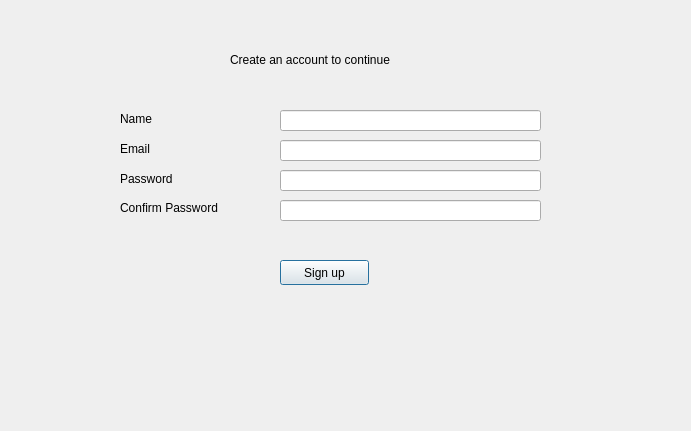
<?xml version="1.0" encoding="UTF-8"?>
<ui version="4.0">
 <class>signup</class>
 <widget class="QDialog" name="signup">
  <property name="geometry">
   <rect>
    <x>0</x>
    <y>0</y>
    <width>691</width>
    <height>431</height>
   </rect>
  </property>
  <property name="windowTitle">
   <string>Dialog</string>
  </property>
  <widget class="QLineEdit" name="lineEdit_3">
   <property name="geometry">
    <rect>
     <x>280</x>
     <y>170</y>
     <width>261</width>
     <height>21</height>
    </rect>
   </property>
  </widget>
  <widget class="QLabel" name="label">
   <property name="geometry">
    <rect>
     <x>120</x>
     <y>110</y>
     <width>67</width>
     <height>17</height>
    </rect>
   </property>
   <property name="text">
    <string>Name</string>
   </property>
  </widget>
  <widget class="QLineEdit" name="lineEdit">
   <property name="geometry">
    <rect>
     <x>280</x>
     <y>110</y>
     <width>261</width>
     <height>21</height>
    </rect>
   </property>
  </widget>
  <widget class="QLineEdit" name="lineEdit_4">
   <property name="geometry">
    <rect>
     <x>280</x>
     <y>200</y>
     <width>261</width>
     <height>21</height>
    </rect>
   </property>
  </widget>
  <widget class="QLabel" name="label_2">
   <property name="geometry">
    <rect>
     <x>120</x>
     <y>140</y>
     <width>67</width>
     <height>17</height>
    </rect>
   </property>
   <property name="text">
    <string>Email</string>
   </property>
  </widget>
  <widget class="QLabel" name="label_3">
   <property name="geometry">
    <rect>
     <x>120</x>
     <y>170</y>
     <width>67</width>
     <height>17</height>
    </rect>
   </property>
   <property name="text">
    <string>Password</string>
   </property>
  </widget>
  <widget class="QLabel" name="label_4">
   <property name="geometry">
    <rect>
     <x>120</x>
     <y>200</y>
     <width>131</width>
     <height>16</height>
    </rect>
   </property>
   <property name="text">
    <string>Confirm Password</string>
   </property>
  </widget>
  <widget class="QPushButton" name="pushButton">
   <property name="geometry">
    <rect>
     <x>280</x>
     <y>260</y>
     <width>89</width>
     <height>25</height>
    </rect>
   </property>
   <property name="text">
    <string>Sign up</string>
   </property>
  </widget>
  <widget class="QLabel" name="label_5">
   <property name="geometry">
    <rect>
     <x>230</x>
     <y>50</y>
     <width>221</width>
     <height>20</height>
    </rect>
   </property>
   <property name="text">
    <string>Create an account to continue</string>
   </property>
  </widget>
  <widget class="QLineEdit" name="lineEdit_2">
   <property name="geometry">
    <rect>
     <x>280</x>
     <y>140</y>
     <width>261</width>
     <height>21</height>
    </rect>
   </property>
  </widget>
 </widget>
 <resources/>
 <connections/>
</ui>
